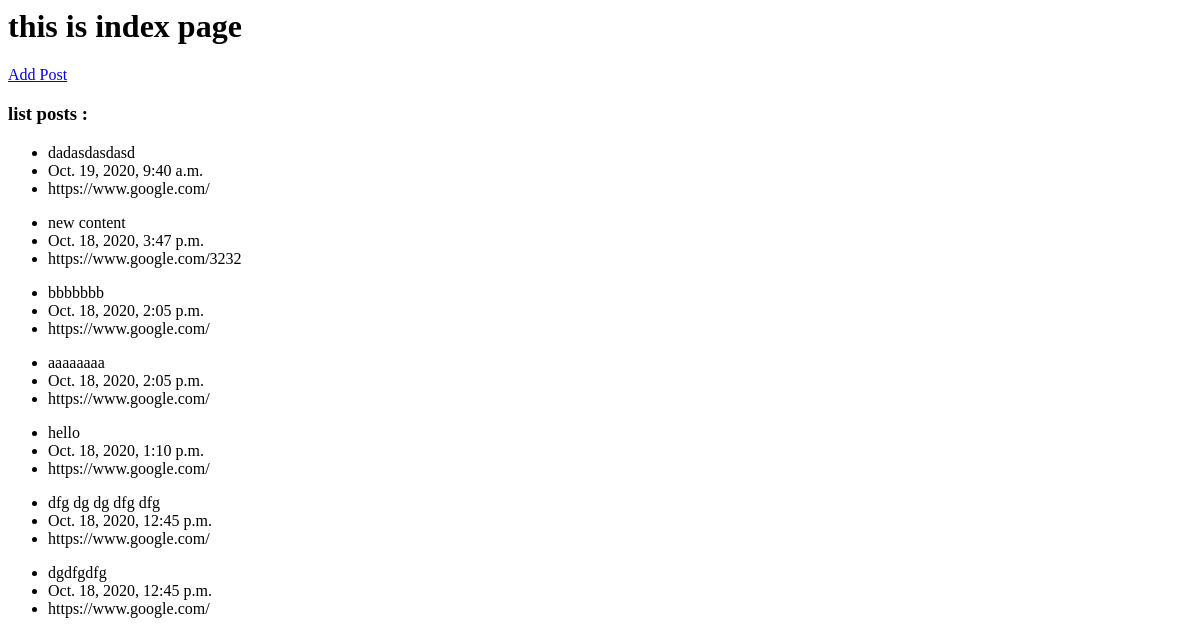
Before: / with the older database file.
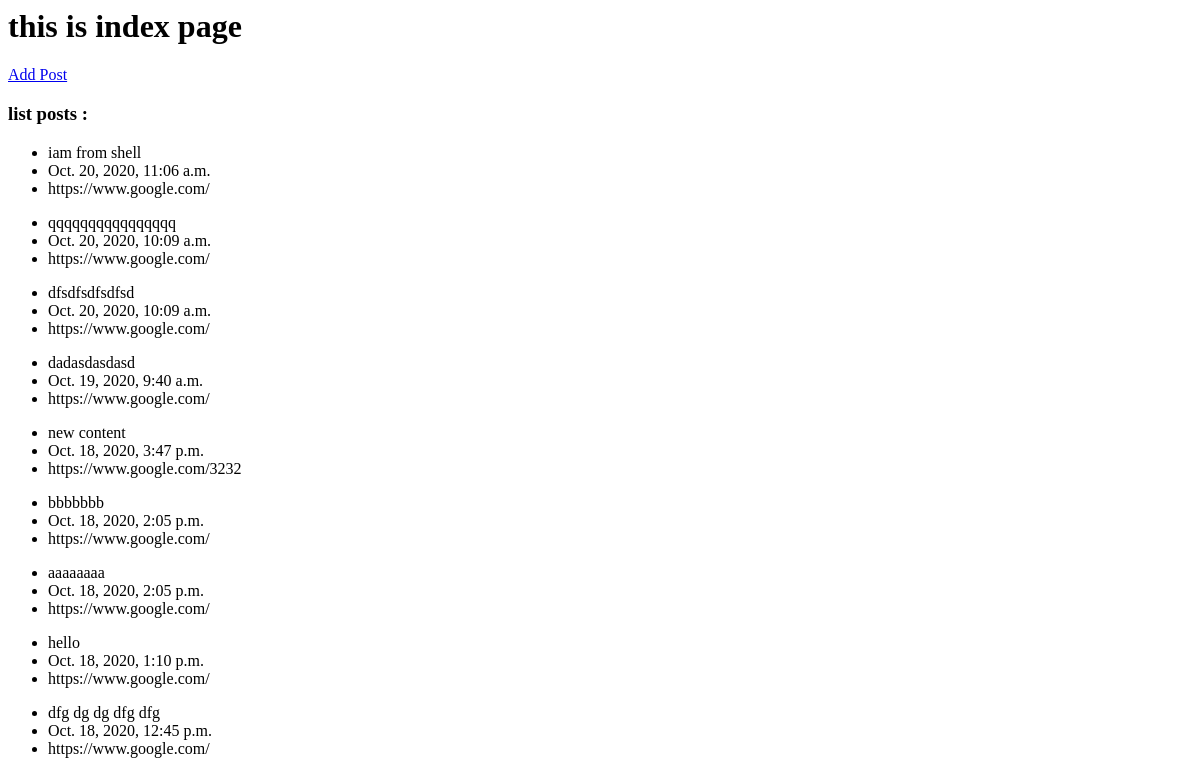
After: the same page with the newer database file.
### fblog/models.py (models this page shows, shortened)
class Post(models.Model):
    context = models.TextField()
    release_datetime = models.DateTimeField(auto_now_add=True)
    short_link = models.URLField(default="https://www.google.com/")
    count_viewer = models.PositiveIntegerField(null=True)
    class Meta:
        verbose_name_plural = 'my Posts'

### fblog/views.py (the view)
# urls.py: path('', views.page_index, name='index'),
def page_index(request):
    posts = Post.objects.order_by('-release_datetime')
    context = {
        'posts': posts
    }
    return render(request, 'index.html', context)

### fblog/templates/index.html (shortened to what this page needs)
<h1>this is index page</h1>
<a href="{% url 'add-post' %}"> Add Post</a>
<h3>list posts :</h3>
{% for post in posts %}
<ul>
    <li>{{ post.context }}</li>
    <li>{{ post.release_datetime }}</li>
    <li>{{ post.short_link }}</li>
</ul>
{% endfor %}

Changed rows visible on the page:
removed Post: context "dgdfgdfg", release_datetime "Oct. 18, 2020, 12:45 p.m.", short_link "https://www.google.com/"
added Post: context "iam from shell", release_datetime "Oct. 20, 2020, 11:06 a.m.", short_link "https://www.google.com/"
added Post: context "qqqqqqqqqqqqqqqq", release_datetime "Oct. 20, 2020, 10:09 a.m.", short_link "https://www.google.com/"
added Post: context "dfsdfsdfsdfsd", release_datetime "Oct. 20, 2020, 10:09 a.m.", short_link "https://www.google.com/"
